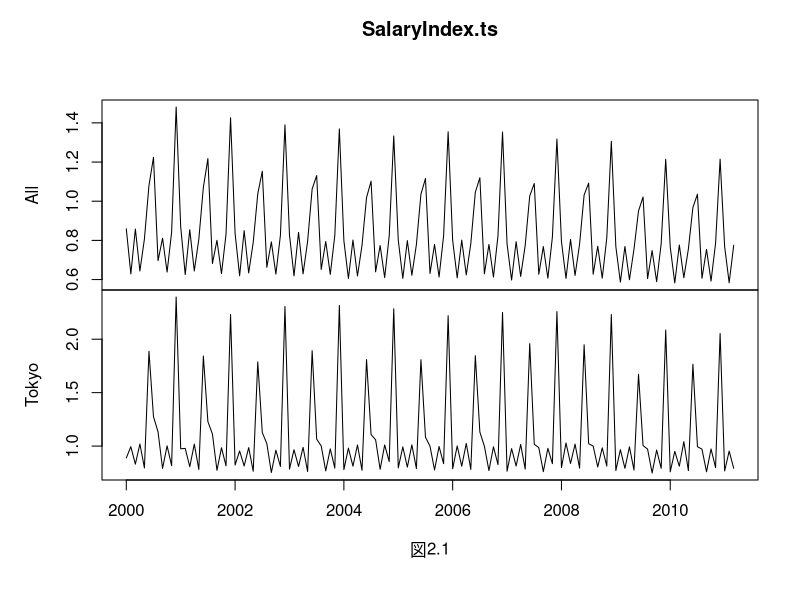
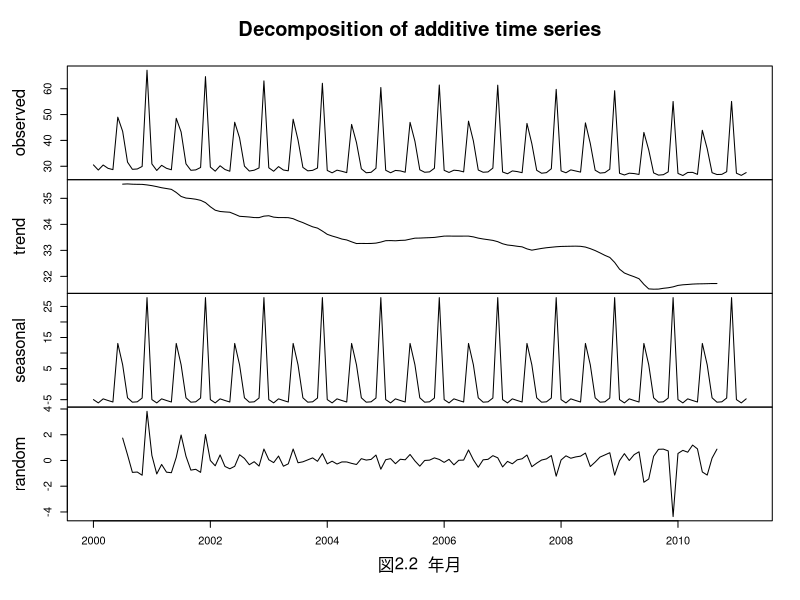
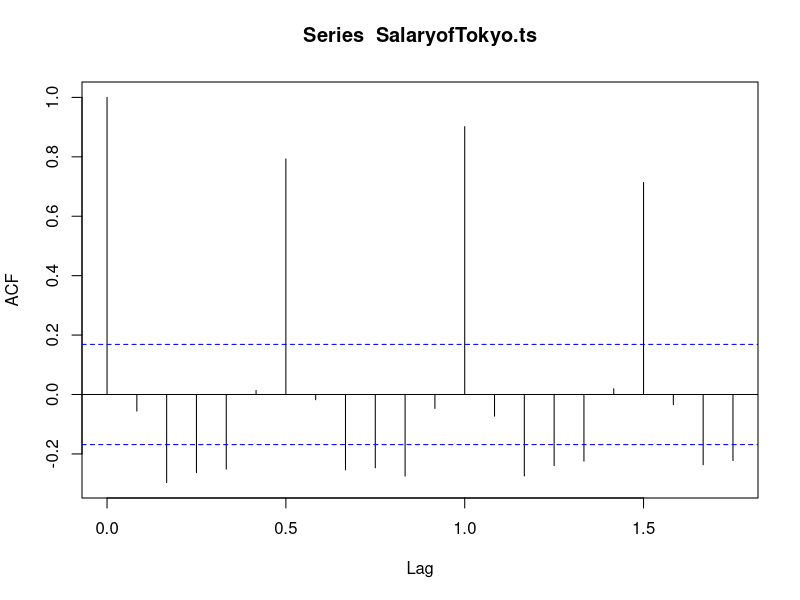
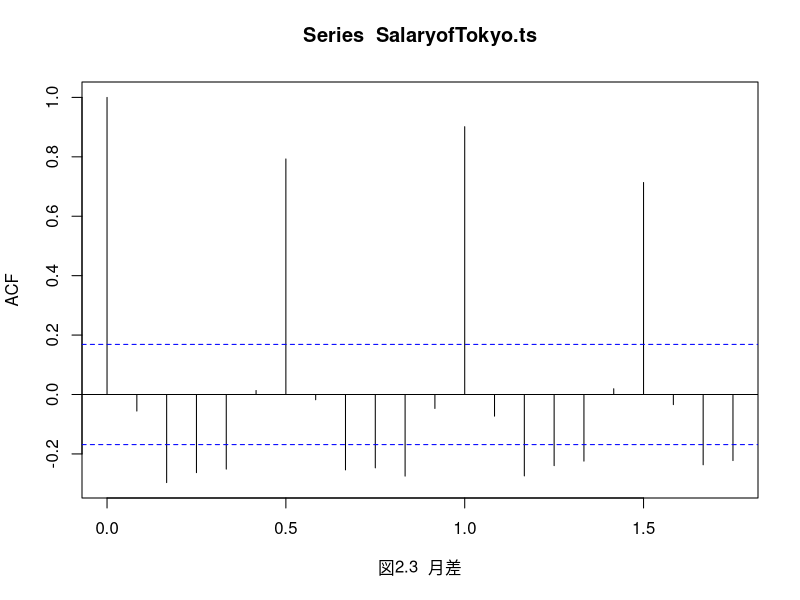
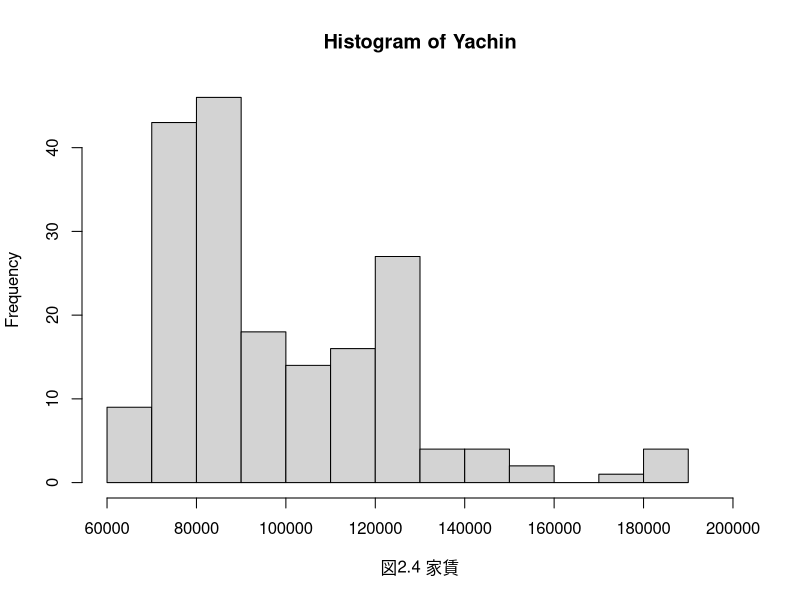
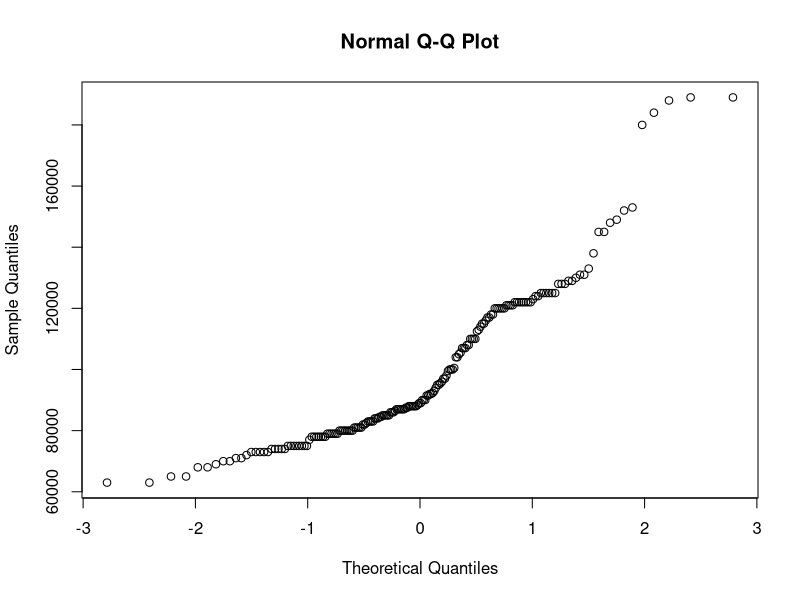
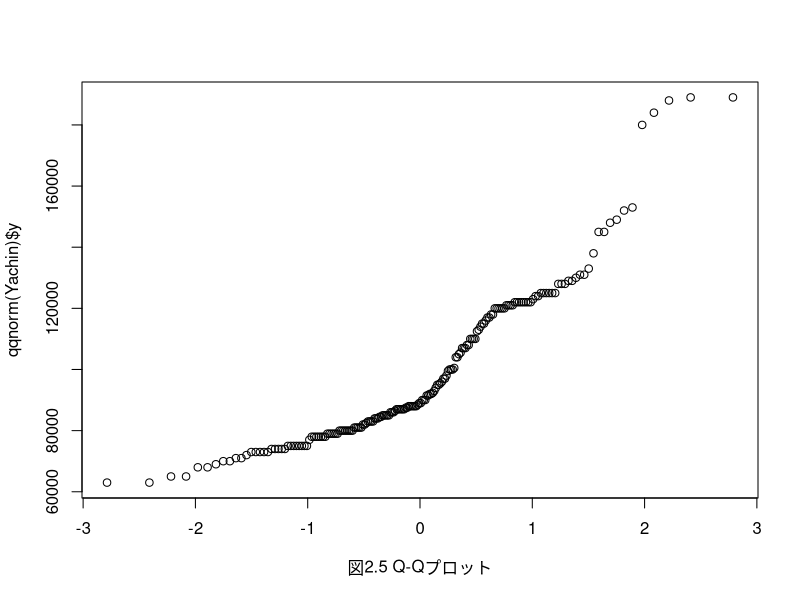
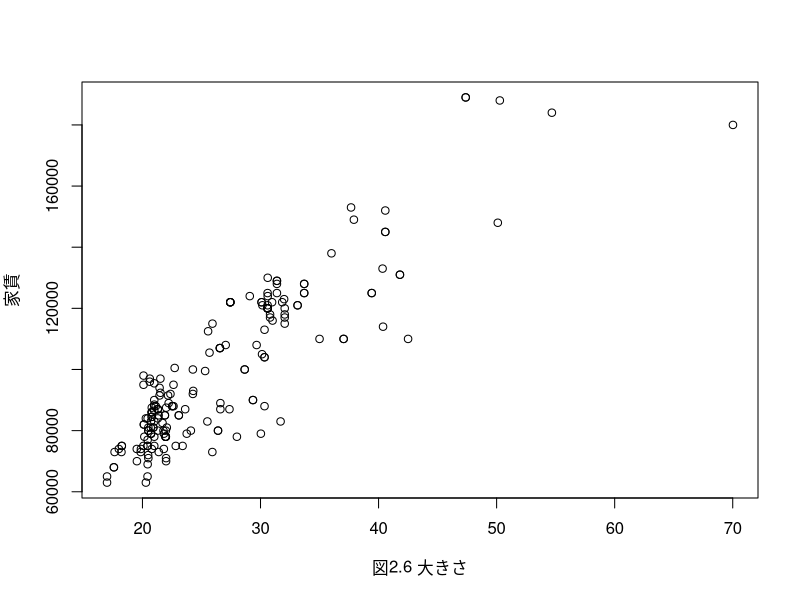

The R script that drew these images, in order:
dir()
Salary<-read.table("Salary.data",header=T,sep="\t")
head(Salary)
mean2000<-apply(Salary[1:12,2:3],2,mean)
cat("平均",mean2000,"\n")
SalaryIndex.ts<-ts(Salary[,2:3]/mean2000,start=c(2000,1),frequency=12)
#図2.1
plot(SalaryIndex.ts,xlab="図2.1")

#図2.2
SalaryofAll.ts<-ts(Salary[,2]/10000,start=c(2000,1),frequency=12)
SalaryofTokyo.ts<-ts(Salary[,3]/10000,start=c(2000,1),frequency=12)
#図2.2
plot(decompose(SalaryofAll.ts),xlab="図2.2  年月")

#図2.3
plot(acf(SalaryofTokyo.ts),xlab="図2.3  月差")

#2章回帰　家賃
room2<-read.table("Mansion2.data",header=T,sep="\t")
head(room2)
Yachin<-room2[,"家賃"]*10  #10円を1円へ
Okisa<-room2[,"大きさ"]
#readline("\nType  <Return>\t to 図2.4 : ")
#図2.4
hist(Yachin,xlim=c(60000,200000),xlab="図2.4 家賃")
#readline("\n Next 図2.5 ")
#図2.5
plot(qqnorm(Yachin),xlab="図2.5 Q-Qプロット")
#readline("\n Next 図2.6 ")
#図2.6
plot(Okisa,Yachin,xlab="図2.6 大きさ",ylab="家賃")
#直線の当てはめ
Yachin.reg1<-lm(Yachin~Okisa)
#回帰の結果
summary(Yachin.reg1)
#図2.8

plot(Yachin.reg1$fitted.value,Yachin.reg1$residuals,xlab="図2.8 予測値",ylab="残差",main="家賃　予測値 vs 残差")
